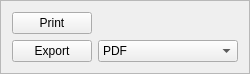
              <widget class="QFrame" name="frame_8">
               <property name="geometry">
                <rect>
                 <x>895</x>
                 <y>15</y>
                 <width>191</width>
                 <height>64</height>
                </rect>
               </property>
               <property name="frameShape">
                <enum>QFrame::StyledPanel</enum>
               </property>
               <property name="frameShadow">
                <enum>QFrame::Raised</enum>
               </property>
               <layout class="QGridLayout" name="gridLayout_8">
                <item row="0" column="0">
                 <widget class="QPushButton" name="pushButton_6">
                  <property name="text">
                   <string>Print</string>
                  </property>
                 </widget>
                </item>
                <item row="1" column="0">
                 <widget class="QPushButton" name="pushButton_32">
                  <property name="text">
                   <string>Export</string>
                  </property>
                 </widget>
                </item>
                <item row="1" column="1">
                 <widget class="QComboBox" name="comboBox_17">
                  <property name="sizeAdjustPolicy">
                   <enum>QComboBox::AdjustToContents</enum>
                  </property>
                  <item>
                   <property name="text">
                    <string>PDF</string>
                   </property>
                  </item>
                  <item>
                   <property name="text">
                    <string>MS Word Document</string>
                   </property>
                  </item>
                  <item>
                   <property name="text">
                    <string>HTML</string>
                   </property>
                  </item>
                 </widget>
                </item>
               </layout>
              </widget>
